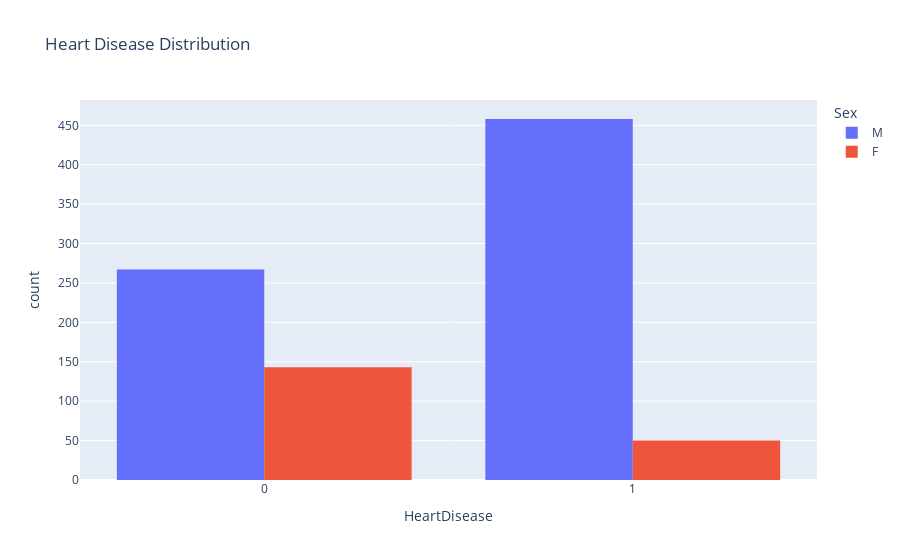

The code cell stored with this chart in its notebook:
### Markdown cell above
- `Oldpeak` (ST depression induced by exercise) and `MaxHR` (maximum heart rate achieved) have the strongest correlations with heart disease, with `Oldpeak` positively correlated (0.404) and `MaxHR` negatively correlated (-0.400) with the target.

- `FastingBS` (fasting blood sugar) and `Age` also show moderate positive correlations with heart disease, suggesting that higher blood sugar levels and older age are associated with increased risk.

- Features like `RestingBP` and `Cholesterol` show weak correlations with the target, indicating limited linear association. 

- Inter-feature correlations are generally low, suggesting minimal multicollinearity among numeric predictors.

These insights highlight `Oldpeak`, `MaxHR`, `FastingBS`, and `Age` as potentially important predictors for modeling heart disease, and guide further exploration of categorical variables and feature interactions.

### Code cell
# Distribution of heart disease with respect to male and female
fig = px.histogram(df, x='HeartDisease', color='Sex', hover_data=df.columns, barmode='group', title='Heart Disease Distribution')
fig.show()

### Figure 1 — Plotly figure (JSON) as saved in the notebook; plotly's stock layout.template omitted (floating-point values rounded to 4 significant figures; data arrays with more than 128 entries replaced by an {"elided": "..."} marker saying what was removed)
{"data": [{"alignmentgroup": "True", "bingroup": "x", "hovertemplate": "Sex=M<br>HeartDisease=%{x}<br>count=%{y}<extra></extra>", "legendgroup": "M", "marker": {"color": "#636efa", "pattern": {"shape": ""}}, "name": "M", "offsetgroup": "M", "orientation": "v", "showlegend": true, "type": "histogram", "x": {"elided": "725 int values"}, "xaxis": "x", "yaxis": "y"}, {"alignmentgroup": "True", "bingroup": "x", "hovertemplate": "Sex=F<br>HeartDisease=%{x}<br>count=%{y}<extra></extra>", "legendgroup": "F", "marker": {"color": "#EF553B", "pattern": {"shape": ""}}, "name": "F", "offsetgroup": "F", "orientation": "v", "showlegend": true, "type": "histogram", "x": {"elided": "193 int values"}, "xaxis": "x", "yaxis": "y"}], "layout": {"barmode": "group", "legend": {"title": {"text": "Sex"}, "tracegroupgap": 0}, "title": {"text": "Heart Disease Distribution"}, "xaxis": {"anchor": "y", "domain": [0, 1], "title": {"text": "HeartDisease"}}, "yaxis": {"anchor": "x", "domain": [0, 1], "title": {"text": "count"}}}}
